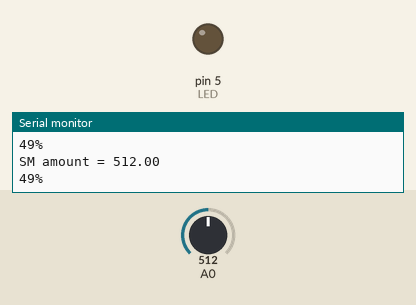
This sketch was run on a simulated Arduino Uno, built with avr-gcc and run on an emulated ATmega328P. Shown: output pins drawn as LEDs (lit = HIGH), the last lines printed to the serial monitor. Inputs (shaded band) come from the test bench; at power-on: A0 = 512.

Above: at 1.3 s.
1.4 s: A0 set to 594
3.2 s: A0 set to 616
At 5.1 s:
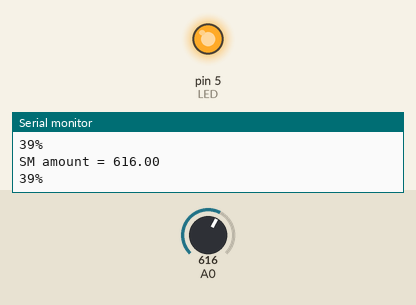
5.5 s: A0 set to 511
At 6.7 s:
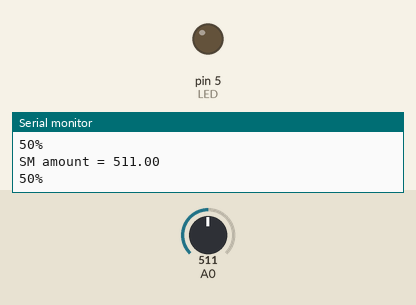
7.5 s: A0 set to 716
At 8.4 s:
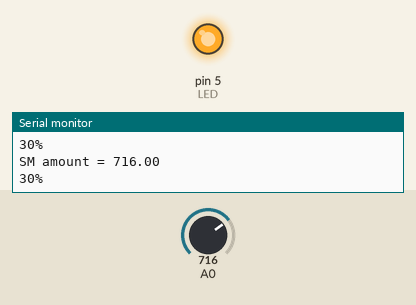
Timing chart, 0 to 10.5 s (numbered marks = the images above; inputs shaded):
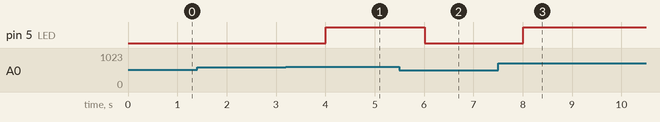

Measured:
- the behaviour switches between 603 and 604 on A0 (found by bisection; images 0 and 1)
- after the input at 3.2 s, pin 5 (LED): LOW → HIGH after 0.81 s
- after the input at 5.5 s, pin 5 (LED): HIGH → LOW after 0.51 s
- after the input at 7.5 s, pin 5 (LED): LOW → HIGH after 0.51 s

The sketch:

sensor_rotobat.ino
```cpp
#define LED 5
void setup() {
  // put your setup code here, to run once:

Serial.begin(9600);
pinMode(0,INPUT);

 pinMode (0,INPUT);
  pinMode(LED,OUTPUT );
}

void loop() {
  // put your main code here, to run repeatedly:

float i;
int YL69;
i= analogRead(0);
YL69 = 100-(i * 100)/1023;

Serial.print("SM amount = ");
Serial.println(i);
Serial.print(YL69);
Serial.println("%");
delay (500);
if(YL69<=40){
   digitalWrite(LED,HIGH);
}else{
   digitalWrite(LED,LOW);
}
}
```
